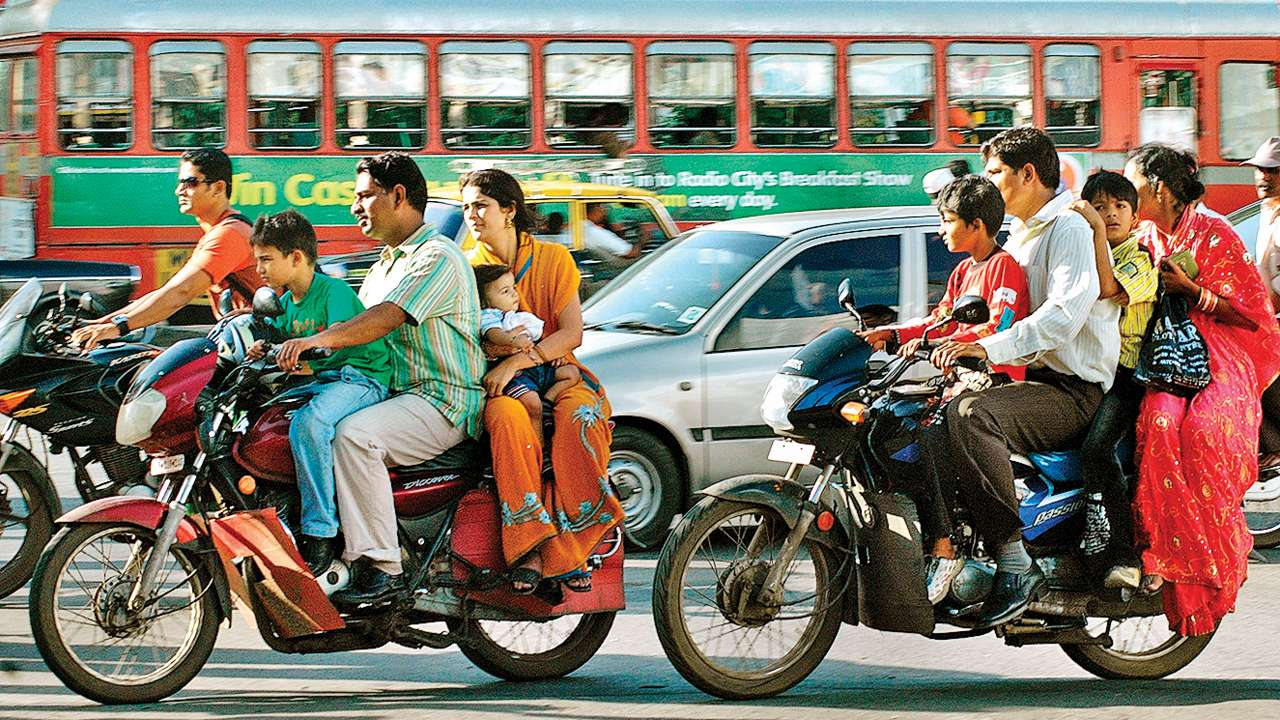
#> input picture backend/tests/samples/OVERLOADING_001.jpg, 1280 x 720 px
$ python -i image_quality.py   (imports and definitions only)   (older library calls are emulated)
#> lines starting #> are read from the running program, lines starting #| are printed output that depends on the picture
"""Image Quality Assessment for TRINETRA AI.

Analyzes image quality metrics before enhancement to guide adaptive enhancement.
"""
import cv2
import numpy as np
import logging

logger = logging.getLogger(__name__)


def _estimate_noise(image_gray):
    """Estimate noise level using median of local variance."""
    h, w = image_gray.shape
    blocks = 8
    bh, bw = h // blocks, w // blocks
    variances = []
    for i in range(blocks):
        for j in range(blocks):
            block = image_gray[i*bh:(i+1)*bh, j*bw:(j+1)*bw]
            if block.size > 0:
                variances.append(np.var(block))
    if not variances:
        return 0.0
    noise = np.median(variances) / 255.0
    return min(noise, 1.0)


def _estimate_blur(image_gray):
    """Estimate blur using Laplacian variance (lower = more blurred)."""
    lap = cv2.Laplacian(image_gray, cv2.CV_64F)
    lap_var = lap.var()
    # Normalize: typical sharp image ~100-500, blurred < 50
    blur_score = min(lap_var / 1000.0, 1.0)
    return blur_score  # higher = sharper


def _estimate_brightness(image):
    """Estimate overall brightness (0=dark, 1=overexposed)."""
    gray = cv2.cvtColor(image, cv2.COLOR_BGR2GRAY)
    mean_brightness = np.mean(gray) / 255.0
    return mean_brightness


def _estimate_contrast(image_gray):
    """Estimate contrast using std of pixel intensities."""
    return min(np.std(image_gray) / 128.0, 1.0)


def _estimate_visibility(image, image_gray):
    """Estimate visibility from edge density and mid-tone distribution."""
    edges = cv2.Canny(image_gray, 50, 150)
    edge_density = np.count_nonzero(edges) / edges.size
    # Mid-tone ratio (pixels in 40-200 range)
    mid = np.sum((image_gray > 40) & (image_gray < 200)) / image_gray.size
    visibility = (edge_density * 0.6 + mid * 0.4)
    return min(visibility * 2.0, 1.0)


def _detect_haze(image_gray):
    """Detect haze by checking low-frequency contrast suppression."""
    h, w = image_gray.shape
    top = image_gray[:h//3, :]
    bot = image_gray[2*h//3:, :]
    if top.size == 0 or bot.size == 0:
        return 0.0
    top_mean = np.mean(top)
    bot_mean = np.mean(bot)
    # Hazy images have flat intensity across distance
    diff = abs(float(top_mean) - float(bot_mean)) / 255.0
    haze_score = 1.0 - min(diff * 5.0, 1.0)
    return haze_score


def _detect_overexposure(image_gray):
    """Fraction of pixels saturated (>250)."""
    return float(np.sum(image_gray > 250)) / image_gray.size


def _detect_underexposure(image_gray):
    """Fraction of pixels near black (<10)."""
    return float(np.sum(image_gray < 10)) / image_gray.size


def _detect_low_resolution(image):
    """Check if image resolution is below threshold."""
    h, w = image.shape[:2]
    if h < 200 or w < 200:
        return 1.0
    if h < 400 or w < 400:
        return 0.5
    return 0.0


def analyze_quality(image):
    """Full image quality analysis.

    Args:
        image: BGR numpy array

    Returns:
        dict with quality scores, issues, and overall rating
    """
    if image is None:
        return {
            'quality': 'Poor',
            'brightness': 0.0, 'contrast': 0.0, 'sharpness': 0.0,
            'noise': 0.0, 'visibility': 0.0, 'blur_score': 0.0,
            'issues': ['No image data'],
            'resolution_score': 0.0,
        }

    gray = cv2.cvtColor(image, cv2.COLOR_BGR2GRAY)
    h, w = image.shape[:2]

    brightness = _estimate_brightness(image)
    contrast = _estimate_contrast(gray)
    sharpness = _estimate_blur(gray)  # higher = sharper
    noise = _estimate_noise(gray)
    visibility = _estimate_visibility(image, gray)
    haze = _detect_haze(gray)
    overexp = _detect_overexposure(gray)
    underexp = _detect_underexposure(gray)
    low_res = _detect_low_resolution(image)

    issues = []
    if brightness < 0.25:
        issues.append('Low Light')
    elif brightness > 0.85:
        issues.append('Overexposed')

    if sharpness < 0.05:
        issues.append('Motion Blur')
    elif sharpness < 0.15:
        issues.append('Soft Focus')

    if noise > 0.02:
        issues.append('Noise')

    if haze > 0.65:
        issues.append('Haze/Fog')

    if overexp > 0.1:
        issues.append('Overexposure')

    if underexp > 0.1:
        issues.append('Underexposure')

    if low_res > 0.5:
        issues.append('Low Resolution')

    if contrast < 0.15:
        issues.append('Low Contrast')

    # Composite quality score (0-1)
    quality_score = (
        0.25 * brightness +
        0.20 * contrast +
        0.20 * sharpness +
        0.20 * visibility +
        0.15 * (1.0 - noise)
    )
    quality_score = max(0.0, min(1.0, quality_score))

    if quality_score >= 0.75:
        quality_label = 'Excellent'
    elif quality_score >= 0.55:
        quality_label = 'Good'
    elif quality_score >= 0.35:
        quality_label = 'Fair'
    else:
        quality_label = 'Poor'

    return {
        'quality': quality_label,
        'quality_score': round(quality_score, 3),
        'brightness': round(brightness, 3),
        'contrast': round(contrast, 3),
        'sharpness': round(sharpness, 3),
        'blur_score': round(1.0 - sharpness, 3),
        'noise': round(noise, 3),
        'visibility': round(visibility, 3),
        'haze': round(haze, 3),
        'overexposure': round(overexp, 3),
        'underexposure': round(underexp, 3),
        'resolution_score': round(1.0 - low_res, 3),
        'issues': issues,
        'resolution': f'{w}x{h}',
    }


class ImageQualityAnalyzer:
    """Singleton analyzer that caches per-image quality assessments."""

    _instance = None

    def __new__(cls):
        if cls._instance is None:
            cls._instance = super().__new__(cls)
            cls._instance._cache = {}
        return cls._instance

    def analyze(self, image, image_id=None):
        key = image_id or id(image)
        if key in self._cache:
            return self._cache[key]
        result = analyze_quality(image)
        self._cache[key] = result
        return result

    def clear_cache(self):
        self._cache = {}

>>> import cv2
>>> picture = cv2.imread('../tests/samples/OVERLOADING_001.jpg')
#> picture is the input picture: shape (720, 1280, 3); mean B, G, R 107.7, 121, 128
>>> result = analyze_quality(picture)
#> in analyze_quality, `gray = cv2.cvtColor(image, cv2.COLOR_BGR2GRAY)`:
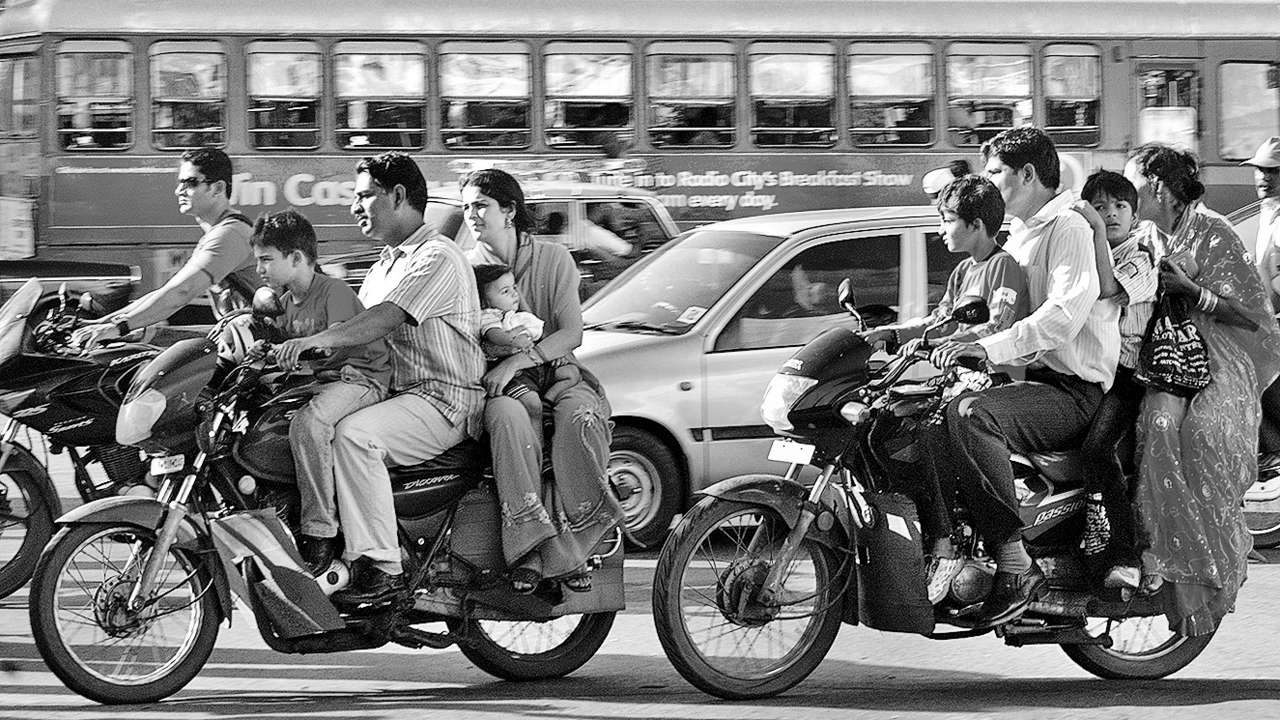
#> gray: shape (720, 1280); min 0, max 255, mean 121.6
#> in _estimate_brightness, `mean_brightness = np.mean(gray) / 255.0`: mean_brightness = 0.477
#> in analyze_quality, `contrast = _estimate_contrast(gray)`: contrast = 0.568
#> in _estimate_blur, `lap = cv2.Laplacian(image_gray, cv2.CV_64F)`:
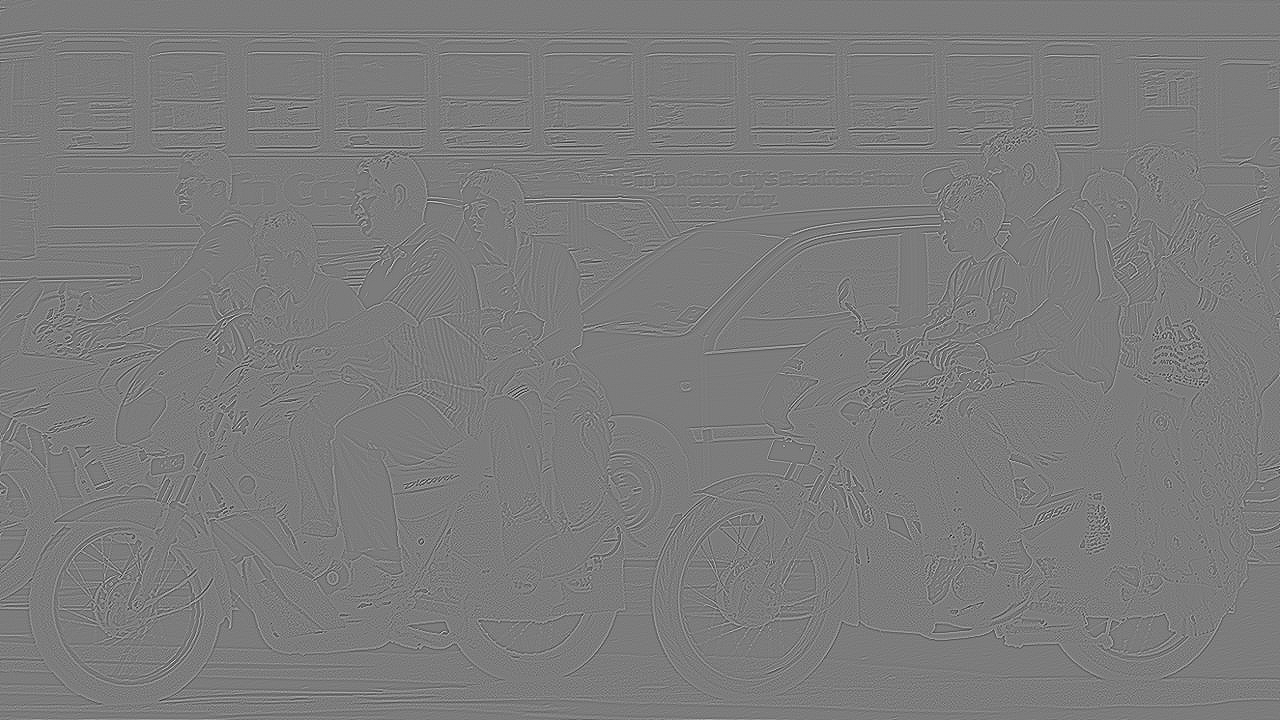
#> lap: shape (720, 1280) float64; min -549, max 577, mean 0; drawn with min black and max white
#> in _estimate_blur, `lap_var = lap.var()`: lap_var = 3316
#> in _estimate_blur, `blur_score = min(lap_var / 1000.0, 1.0)`: blur_score = 1
#> after the loop in _estimate_noise, `for i in range(blocks):`:
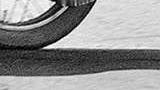
#> block: shape (90, 160); min 0, max 255, mean 144.3
#> after the loop in _estimate_noise, `for i in range(blocks):`: variances = 64 values, max 6724.5 at index 62, min 1677.4 at index 16, mean 4105.4
#> in _estimate_noise, `noise = np.median(variances) / 255.0`: noise = 16.39
#> in analyze_quality, `noise = _estimate_noise(gray)`: noise = 1
#> in _estimate_visibility, `edges = cv2.Canny(image_gray, 50, 150)`:
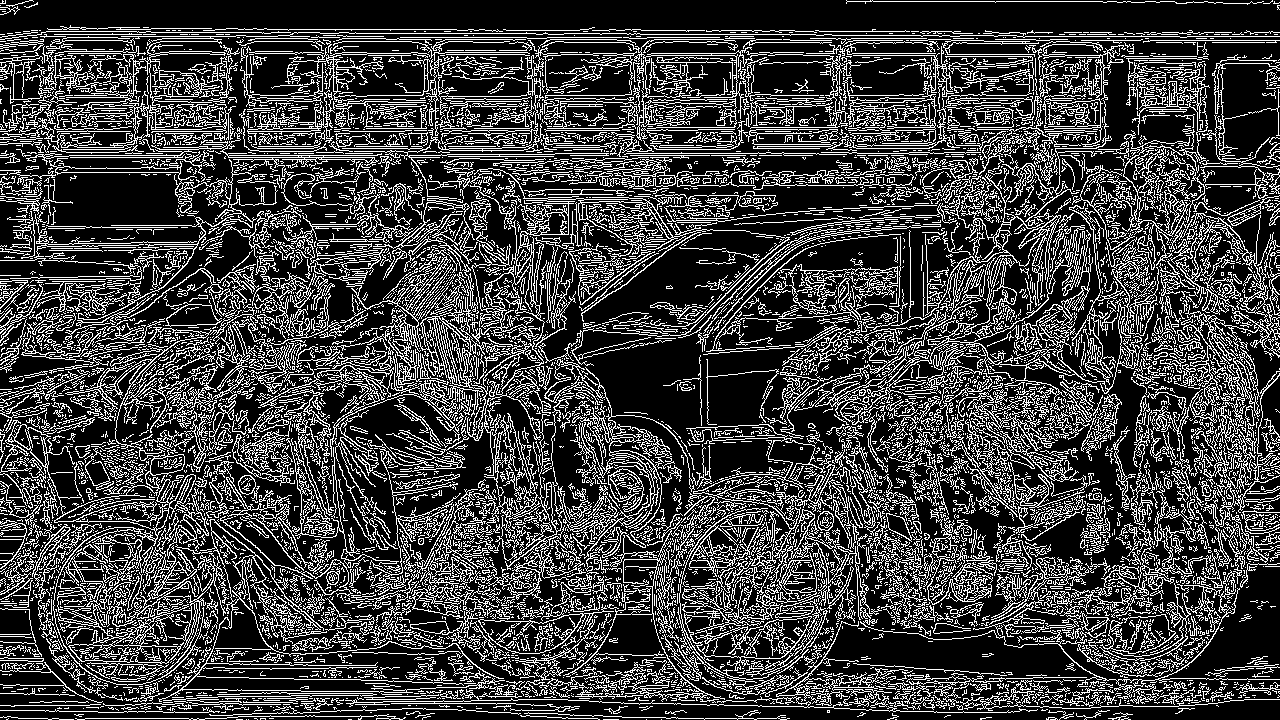
#> edges: shape (720, 1280); 25.1% white in thin lines or dots
#> in _estimate_visibility, `edge_density = np.count_nonzero(edges) / edges.size`: edge_density = 0.251
#> in _estimate_visibility, `mid = np.sum((image_gray > 40) & (image_gray < 200)) / image_gray.size`: mid = 0.617
#> in _estimate_visibility, `visibility = (edge_density * 0.6 + mid * 0.4)`: visibility = 0.397
#> in analyze_quality, `visibility = _estimate_visibility(image, gray)`: visibility = 0.795
#> in _detect_haze, `top = image_gray[:h//3, :]`:
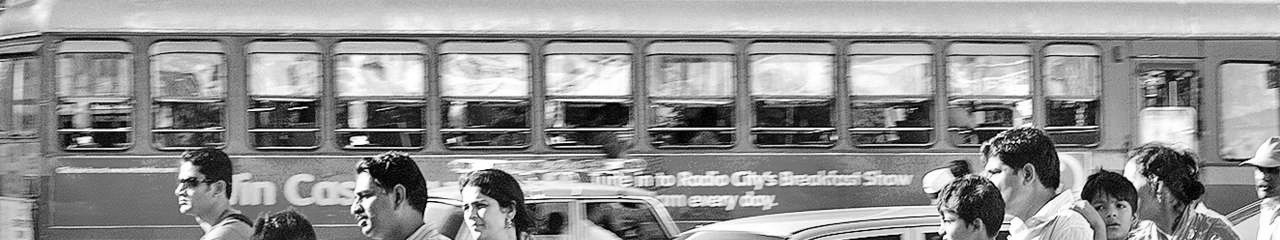
#> top: shape (240, 1280); min 0, max 255, mean 146.6
#> in _detect_haze, `bot = image_gray[2*h//3:, :]`:
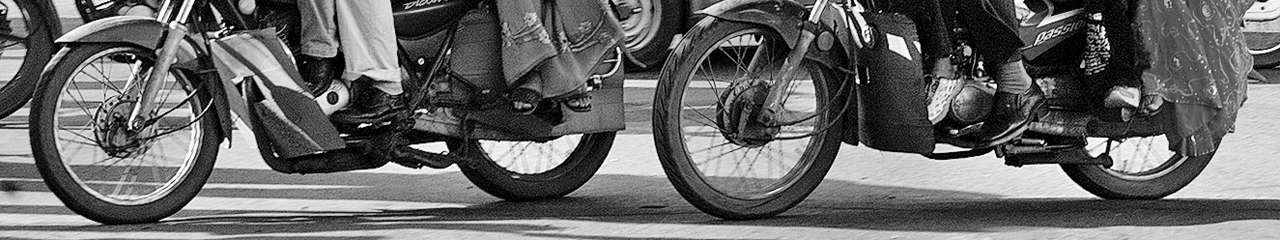
#> bot: shape (240, 1280); min 0, max 255, mean 102.6
#> in _detect_haze, `top_mean = np.mean(top)`: top_mean = 146.6
#> in _detect_haze, `bot_mean = np.mean(bot)`: bot_mean = 102.6
#> in _detect_haze, `diff = abs(float(top_mean) - float(bot_mean)) / 255.0`: diff = 0.173
#> in _detect_haze, `haze_score = 1.0 - min(diff * 5.0, 1.0)`: haze_score = 0.137
#> in analyze_quality, `overexp = _detect_overexposure(gray)`: overexp = 0.0132
#> in analyze_quality, `underexp = _detect_underexposure(gray)`: underexp = 0.046
#> in analyze_quality, `low_res = _detect_low_resolution(image)`: low_res = 0
#> in analyze_quality, `quality_score = ( 0.25 * brightness + 0.20 * contrast + 0.20 * sharpne..`: quality_score = 0.592
#> result = 14 items

$ run again, on backend/tests/samples/TRIPLE_RIDING_002.jpg
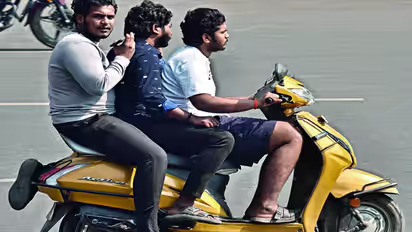
#> input picture backend/tests/samples/TRIPLE_RIDING_002.jpg, 412 x 232 px
#> picture is the input picture: shape (232, 412, 3); mean B, G, R 113.1, 115.7, 116
#> mean_brightness = 0.453
#> contrast = 0.531
#> lap_var = 2775.1
#> blur_score = 1
#> after the loop in _estimate_noise, `for i in range(blocks):`: variances = 64 values, max 8554.1 at index 18, min 2.78 at index 23, mean 2971.1
#> in _estimate_noise, `noise = np.median(variances) / 255.0`: noise = 12.18
#> in analyze_quality, `noise = _estimate_noise(gray)`: noise = 1
#> in _estimate_visibility, `edges = cv2.Canny(image_gray, 50, 150)`:
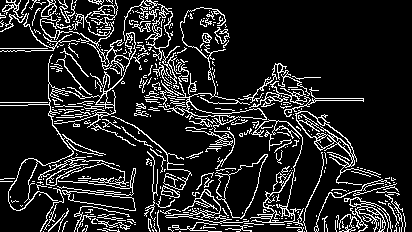
#> edges: shape (232, 412); 14.1% white in thin lines or dots
#> edge_density = 0.141
#> mid = 0.697
#> in _estimate_visibility, `visibility = (edge_density * 0.6 + mid * 0.4)`: visibility = 0.364
#> in analyze_quality, `visibility = _estimate_visibility(image, gray)`: visibility = 0.727
#> in _detect_haze, `bot = image_gray[2*h//3:, :]`:
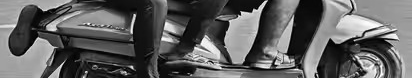
#> bot: shape (78, 412); min 0, max 254, mean 95.1
#> top_mean = 139
#> bot_mean = 95.08
#> diff = 0.172
#> haze_score = 0.139
#> overexp = 0.00739
#> underexp = 0.0239
#> low_res = 0.5
#> quality_score = 0.565
#> result = 14 items
